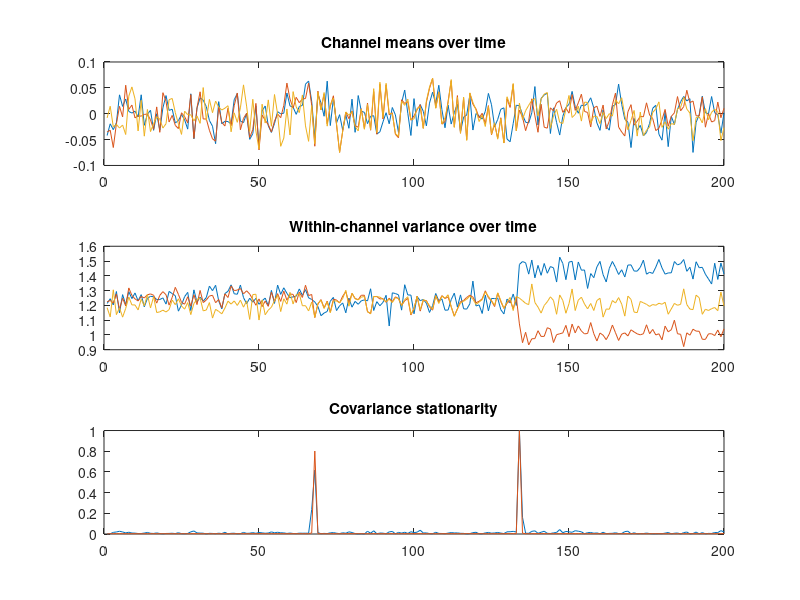

Write MATLAB code to recreate this figure. (Note: this script raises an error after producing the figure.)
n = 10000;
nbins = 200;

x = linspace(0,5,n) + randn(1,n);
y = randn(1,n);

% This is a fast way to compute means over non-overlapping windows.
% Note that it will work only if 'nbins' neatly fits into 'n'.
% As an exercise, modify the code below so it will work if n=10001.
timeMeanX = mean(reshape(x,n/nbins,nbins));
timeMeanY = mean(reshape(y,n/nbins,nbins));

subplot(221)
plot(x)
xlabel('Time'), ylabel('Value')
title('Mean non-stationary signal')

subplot(222)
plot(y)
xlabel('Time'), ylabel('Value')
title('Mean stationary signal')

subplot(223)
plot(1:n/nbins:n,timeMeanX)
xlabel('Time'), ylabel('Mean value')

subplot(224)
plot(1:n/nbins:n,timeMeanY)
xlabel('Time'), ylabel('Mean value')

% compute the derivative of mean-non-stationary variable x
x = diff(x);
x(end+1)=x(end);

% recompute means over time
timeMeanX = mean(reshape(x,n/nbins,nbins));

clf
subplot(221)
plot(x)
xlabel('Time'), ylabel('Value')
title('Mean non-stationary signal, made stationary')

subplot(223)
plot(1:n/nbins:n,timeMeanX)
xlabel('Time'), ylabel('Value')

% increasing variance over time
x = linspace(1,5,n) .* randn(1,n);

% variance increases then decreases over time
y = exp(-linspace(-1,1,n).^2) .* randn(1,n);

% Same trick as above to compute variance over non-overlapping windows.
% This will also only work if 'nbins' neatly divides into 'n'.
timevarX = var(reshape(x,n/nbins,nbins),[],1);
timevarY = var(reshape(y,n/nbins,nbins),[],1);

subplot(221)
plot(x)
xlabel('Time'), ylabel('Value')
title('Variance non-stationary signal')

subplot(222)
plot(y)
xlabel('Time'), ylabel('Value')
title('Variance non-stationary signal')

subplot(223)
plot(1:n/nbins:n,timevarX)
xlabel('Time'), ylabel('Variance')

subplot(224)
plot(1:n/nbins:n,timevarY)
xlabel('Time'), ylabel('Value')

srate = 1000;
t = 0:1/srate:5;
n = length(t);

% Chirp of randomly fluctuating frequencies
freqTS = interp1(10*rand(5,1),linspace(1,5,n),'spline');
centfreq = mean(freqTS);
k = (centfreq/srate)*2*pi/centfreq;
y = sin(2*pi.*centfreq.*t + k*cumsum(freqTS-centfreq));

% compute phase velocity (that this value, when
% scaled, is the instantaneous frequency of the signal.
phases1 = diff(unwrap(angle(hilbert(y))));

% now create a signal that is phase stationary
y = sin(2*pi.*10.*t);
phases2 = diff(unwrap(angle(hilbert(y))));

% plot
subplot(211)
plot(t(1:end-1),phases1)
set(gca,'ylim',[0 .15])
ylabel('Phase angle derivative')
title('Phase non-stationary signal')

subplot(212)
plot(t(1:end-1),phases2)
set(gca,'ylim',[0 .15])
xlabel('Time (s)'), ylabel('Phase angle derivative')
title('Phase stationary signal')

% N per section
n = 100000;

% covariance matrices (3x3 because there will be 3 variables)
v{1} = [1 .5  0; .5  1  0;  0  0  1.1];
v{2} = [1.1 .1  0; .1  1.1  0;  0  1.1 .1];
v{3} = [.8  0 .9;  0 1  0; 0 0  1.1];

% initialize matrices
mvsig = zeros(0,length(v));
covar = cell(size(v));

% Loop through covariance segments
for i=1:length(v)
    % create ideal covariance matrix
    c = chol(v{i}*v{i}');
    
    % create random numbers with this covariance structure
    tempd = randn(n,size(v{i},1))*c;
    
    % compute the actual covariance
    covar{i} = (tempd'*tempd)/n;
    mvsig = cat(1,mvsig,tempd);
end
nn = length(mvsig);

% plot the three time series
figure(1), clf
subplot(211)
plot(mvsig)
hold on
plot([n n;n*2 n*2]',get(gca,'ylim'),'k:')

% and plot the covariance matrices within each segment
for i=1:3
    subplot(2,3,i+3)
    imagesc(covar{i})
    set(gca,'clim',[-1.5 1.5])
    title([ 'Covariance of segment ' num2str(i) ])
end
% Convert the signal to 3D as done previously 
% to easily compute mean and variance.
nbins = 200;
d3d   = reshape(mvsig,nn/nbins,nbins,length(v));

% mean stationarity
timeMean = reshape( mean(d3d,1),nbins,length(v) );
subplot(311)
plot(timeMean)
title('Channel means over time')

% variance stationarity
timeVar = reshape( var(d3d,[],1),nbins,length(v) );
subplot(312)
plot(timeVar)
title('Within-channel variance over time')


% initialize time-covariance matrices
timeCovar = zeros(nbins,length(v),length(v));
y = zeros(nbins,2);

% loop over bins
for bini=1:nbins
    
    % compute and store the covariance in this bin
    timeCovar(bini,:,:) = (squeeze(d3d(:,bini,:))'*squeeze(d3d(:,bini,:)))/size(d3d,1);
    
    % Compute 'distance' between the current and previous covariance
    % matrices, using two different distance metrics.
    if bini>1
        % First, Euclidean distance between the covariance matrices.
        y(bini,1) = sum( (reshape(timeCovar(bini,:,:)-timeCovar(bini-1,:,:),1,[]).^2 ));
        
        % Second, ratio of largest to smallest eigenvalues in a joint Eigen
        % decomposition.
        e = eig( squeeze(timeCovar(bini,:,:)) , squeeze(timeCovar(bini-1,:,:)) );
        y(bini,2) = e(end)/e(1);
    end
end

% Plot the distance results. They are scaled by their maximum values to be
% plotted on the same graph. They produce nearly identical results.
subplot(313)
plot(bsxfun(@rdivide,y,max(y)))
title('Covariance stationarity')

% Importantly, only the covariance distance metrics can successfully
% identify the non-stationarities in the covariances.

% To evaluate the statistical significance of stationarity, use the function mutualinformationX.
% For example, to test for mean stationarity, re-run the code and then:
[miX,entropyX,fd_binsX,pvalX] = mutualinformationx(timeMeanX,1:nbins,[],1);
[miY,entropyY,fd_binsY,pvalY] = mutualinformationx(timeMeanY,1:nbins,[],1);
% When the 4th input is a 1, the resulting pval (probability value) will be the probability that a 
% mutual information value as large as the observed value could have been obtained by chance. By
% statistical convention, if that value is smaller than 0.05 (5% probability of occuring by chance),
% it is deemed significant, which is to say, there is significant non-stationarity. Note that because
% of random distribution calculations, the p-value will change slightly each time it is called.


% Next, try re-running the code and then the following lines.
[miX,entropyX,fd_binsX,pvalX] = mutualinformationx(timevarX,1:nbins,[],1);
[miY,entropyY,fd_binsY,pvalY] = mutualinformationx(timevarY,1:nbins,[],1);
% Both mutual information values are statistically significant, indicate non-stationarity. 
% Mutual information is thus able to identify both linear and nonlinear relationships.

%% Chpater 9.6, Figure 9.7

% signal properties
srate = 1000;
t = 0:1/srate:9;
n = length(t);

% create double-chirp
freqTS   = linspace(12,30,n);
centfreq = mean(freqTS);
k        = (centfreq/srate)*2*pi/centfreq;
basesig  = sin(2*pi.*centfreq.*t + k*cumsum(freqTS-centfreq)) + sin(2*pi*10*t);

% plot time domain representation
figure(2),clf
subplot(211)
plot(t,basesig)


% setup parameters for wavelet convolution
wavetime    = -2:1/srate:2;
Lconv       = length(t)+length(wavetime)-1;
halfwavsize = floor(length(wavetime)/2);

nfrex = 50;
frex  = linspace(5,40,nfrex);
ncyc  = linspace(8,30,nfrex);

% loop through 5 simulations; 4 with different noise characteristics, and
% one with no noise for comparison.
for simi=1:5
    
    if simi==1
        % mean and variance stationary
        signal = basesig + randn(1,n)*2;
    elseif simi==2
        % mean non-stationary, variance stationary
        signal = basesig + linspace(1,5,n) + randn(1,n)*2;
    elseif simi==3
        % mean stationary, variance non-stationary
        signal = basesig + linspace(0,5,n) .* randn(1,n)*2;
    elseif simi==4
        % mean and variance non-stationary
        signal = basesig + linspace(0,5,n) + linspace(0,5,n) .* randn(1,n)*2;
    else
        % normal signal, for comparison
        signal = basesig;
    end
    
    % Fourier spectrum of signal
    sigX = fft(signal,Lconv);
    % initialize time-frequency matrix
    tf   = zeros(length(frex),length(t));
    
    % loop through frequencies
    for fi=1:nfrex
        % create complex Morlet wavelet
        w       = 2*( ncyc(fi)/(2*pi*frex(fi)) )^2; % w is width of Gaussian
        cmwX    = fft(exp(1i*2*pi*frex(fi).*wavetime) .* exp( (-wavetime.^2)/w ), Lconv);
        cmwX    = cmwX./max(cmwX); % amplitude scaling
        convres = ifft( sigX.*cmwX );
        convres = convres(halfwavsize:end-halfwavsize-1);
        
        tf(fi,:) = abs(convres).^2;
    end
    
    % Simulations 1-4 go in one plot; 
    % simulation 5 (without noise) goes in a separate plot.
    if simi<5
        figure(1), subplot(2,2,simi)
    else
        figure(2), subplot(223)
    end
    
    % and finally draw the plot
    contourf(t,frex,tf,40,'linecolor','none')
    set(gca,'clim',[0 .3])
end

%% end
